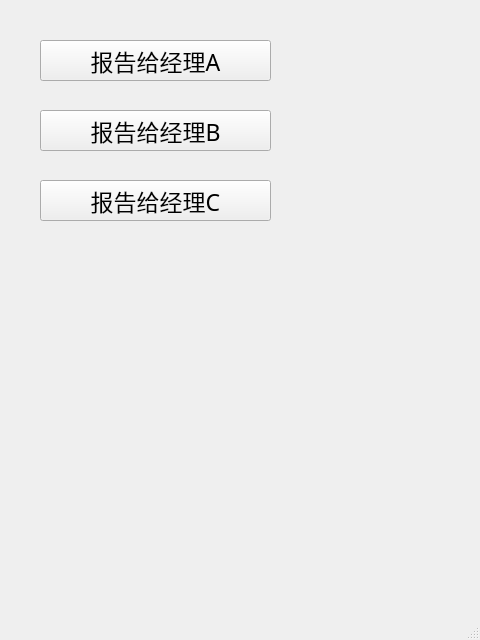
<?xml version="1.0" encoding="UTF-8"?>
<ui version="4.0">
 <class>ReportWindow</class>
 <widget class="QMainWindow" name="ReportWindow">
  <property name="geometry">
   <rect>
    <x>0</x>
    <y>0</y>
    <width>480</width>
    <height>640</height>
   </rect>
  </property>
  <property name="windowTitle">
   <string>报告窗口</string>
  </property>
  <widget class="QWidget" name="centralwidget">
   <widget class="QPushButton" name="Report_to_A_Button">
    <property name="geometry">
     <rect>
      <x>40</x>
      <y>40</y>
      <width>231</width>
      <height>41</height>
     </rect>
    </property>
    <property name="font">
     <font>
      <family>Microsoft YaHei</family>
      <pointsize>17</pointsize>
     </font>
    </property>
    <property name="text">
     <string>报告给经理A</string>
    </property>
   </widget>
   <widget class="QPushButton" name="Report_to_B_Button">
    <property name="geometry">
     <rect>
      <x>40</x>
      <y>110</y>
      <width>231</width>
      <height>41</height>
     </rect>
    </property>
    <property name="font">
     <font>
      <family>Microsoft YaHei</family>
      <pointsize>17</pointsize>
     </font>
    </property>
    <property name="text">
     <string>报告给经理B</string>
    </property>
   </widget>
   <widget class="QPushButton" name="Report_to_C_Button">
    <property name="geometry">
     <rect>
      <x>40</x>
      <y>180</y>
      <width>231</width>
      <height>41</height>
     </rect>
    </property>
    <property name="font">
     <font>
      <family>Microsoft YaHei</family>
      <pointsize>17</pointsize>
     </font>
    </property>
    <property name="text">
     <string>报告给经理C</string>
    </property>
   </widget>
   <widget class="QLabel" name="ReportOutputLabel">
    <property name="geometry">
     <rect>
      <x>40</x>
      <y>240</y>
      <width>401</width>
      <height>31</height>
     </rect>
    </property>
    <property name="font">
     <font>
      <family>Microsoft YaHei</family>
      <pointsize>17</pointsize>
     </font>
    </property>
    <property name="text">
     <string/>
    </property>
   </widget>
  </widget>
  <widget class="QMenuBar" name="menubar">
   <property name="geometry">
    <rect>
     <x>0</x>
     <y>0</y>
     <width>480</width>
     <height>22</height>
    </rect>
   </property>
  </widget>
  <widget class="QStatusBar" name="statusbar"/>
 </widget>
 <resources/>
 <connections/>
</ui>
